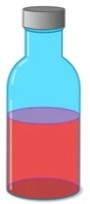
#> input picture uploads/1_2.jpg, 90 x 204 px
$ python -i app.py   (imports and definitions only)
#> lines starting #> are read from the running program, lines starting #| are printed output that depends on the picture; after the words box and inside, x2 and y2 are one past the last pixel; in counts of white or black regions, pixels touching at a corner belong together
from flask import Flask, render_template, request, redirect, url_for, send_from_directory
import cv2
import numpy as np
import os
import matplotlib.pyplot as plt

# [1 line not run here, left out]
# [1 line that did not run here, left out]

# Paths to save temporary images (ubah ke /tmp untuk Vercel)
TEMP_DIR = '/tmp/images'
UPLOAD_FOLDER = '/tmp/uploads'

# Pastikan folder sementara ada
# [5 lines not run here, left out]

# [54 lines left out: function is_clean, not called in this run]

def identify_fill_level(red_area, total_area):
    """Determine fill level based on red area's proportion of the bottle area."""
    fill_ratio = red_area / total_area

    if fill_ratio < 0.05:  # Almost no red area (empty)
        return 'Kosong'
    elif fill_ratio < 0.25:  # Small red area (1/4 filled)
        return '1/4'
    elif fill_ratio < 0.5:  # Moderate red area (1/2 filled)
        return '1/2'
    else:  # Large red area (full)
        return 'Penuh'

def segment_and_identify(image_path):
    # Load and resize the image
#> called with image_path = 'uploads/1_2.jpg'
    image = cv2.imread(image_path)
#> image is the input picture: shape (204, 90, 3); mean B, G, R 190.9, 178.8, 189.5
    image = cv2.resize(image, (90, 204))
    gray_image = cv2.cvtColor(image, cv2.COLOR_BGR2GRAY)

    # Step 1: Otsu Thresholding
    _, otsu_thresh = cv2.threshold(gray_image, 0, 255, cv2.THRESH_BINARY + cv2.THRESH_OTSU)
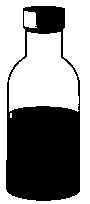
#> otsu_thresh: shape (204, 90); 57.2% white; 1 black region, box (x1, y1, x2, y2) and area: (6, 6, 80, 201) 7850
    cv2.imwrite(os.path.join(TEMP_DIR, 'otsu_thresh.png'), otsu_thresh)

    # Step 2: Canny Edge Detection
    edges = cv2.Canny(otsu_thresh, 50, 150)
#> edges: shape (204, 90); 3.7% white in thin lines or dots, all inside (x1, y1, x2, y2) = (5, 5, 81, 201)
    cv2.imwrite(os.path.join(TEMP_DIR, 'edges.png'), edges)

    # Step 3: Watershed Segmentation
    kernel = np.ones((3, 3), np.uint8)
    opening = cv2.morphologyEx(otsu_thresh, cv2.MORPH_OPEN, kernel, iterations=2)
#> opening: shape (204, 90); 57.1% white; 1 black region, box (x1, y1, x2, y2) and area: (6, 6, 80, 201) 7885
    sure_bg = cv2.dilate(opening, kernel, iterations=3)
#> sure_bg: shape (204, 90); 66.6% white; 2 black regions, box (x1, y1, x2, y2) and area: (9, 109, 77, 198) 5670, (38, 9, 62, 31) 470
    dist_transform = cv2.distanceTransform(opening, cv2.DIST_L2, 5)
    _, sure_fg = cv2.threshold(dist_transform, 0.7 * dist_transform.max(), 255, 0)
#> sure_fg: shape (204, 90) float32; 5.6% white; 3 white regions, box (x1, y1, x2, y2) and area: (28, 66, 59, 88) 415, (82, 0, 90, 56) 365, (0, 0, 6, 52) 247
    sure_fg = np.uint8(sure_fg)
    unknown = cv2.subtract(sure_bg, sure_fg)
    ret, markers = cv2.connectedComponents(sure_fg)
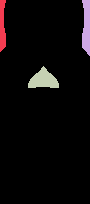
#> markers: shape (204, 90) int32; 4 distinct labels, from 0 to 3; one colour per label, 0 black
#> ret = 4
    markers = markers + 1
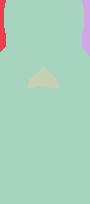
#> markers: shape (204, 90) int32; 4 distinct labels, from 1 to 4; one colour per label, 0 black
    markers[unknown == 255] = 0
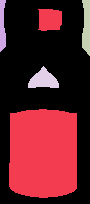
#> markers: shape (204, 90) int32; 5 distinct labels, from 0 to 4; one colour per label, 0 black
    markers = cv2.watershed(image, markers)
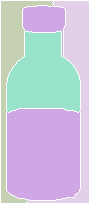
#> markers: shape (204, 90) int32; 5 distinct labels, from -1 to 4; one colour per label, 0 black, -1 white
    image[markers == -1] = [255, 0, 0]
#> image: shape (204, 90, 3); 6.57% of pixels changed, all inside (x1, y1, x2, y2) = (0, 0, 90, 204)
    cv2.imwrite(os.path.join(TEMP_DIR, 'watershed.png'), image)

    # Step 4: Detect Red Liquid Area Using HSV Masking
    hsv_image = cv2.cvtColor(image, cv2.COLOR_BGR2HSV)
#> hsv_image: shape (204, 90, 3); mean H, S, V 73.6, 106.6, 231.7
    lower_red1 = np.array([0, 100, 100])
    upper_red1 = np.array([10, 255, 255])
    lower_red2 = np.array([160, 100, 100])
    upper_red2 = np.array([180, 255, 255])

    # Combine masks for red color
    mask1 = cv2.inRange(hsv_image, lower_red1, upper_red1)
#> mask1: shape (204, 90); 18.9% white; 10 white regions (7 under 20 px), largest, box (x1, y1, x2, y2) and area: (8, 123, 79, 179) 3081, (13, 182, 70, 194) 326, (47, 193, 57, 197) 22
    mask2 = cv2.inRange(hsv_image, lower_red2, upper_red2)
#> mask2: shape (204, 90); 9.4% white; 8 white regions (4 under 20 px), largest, box (x1, y1, x2, y2) and area: (8, 125, 79, 198) 1195, (12, 120, 79, 148) 334, (8, 121, 16, 176) 119, (17, 138, 24, 144) 42
    red_mask = cv2.bitwise_or(mask1, mask2)
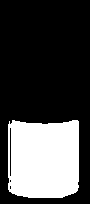
#> red_mask: shape (204, 90); 28.3% white; 1 white region, box (x1, y1, x2, y2) and area: (8, 120, 79, 198) 5193

    # Calculate the red area and total area within the bottle
    red_area = np.sum(red_mask == 255)
#> red_area = 5193
    total_area = 90 * 204  # Approximate area based on the resized image size

    # Determine fill level
    fill_level = identify_fill_level(red_area, total_area)
#> in identify_fill_level, `fill_ratio = red_area / total_area`: fill_ratio = 0.283
#> fill_level = '1/2'

    # Save the final prediction image
    final_prediction_path = os.path.join(TEMP_DIR, 'final_prediction.png')
    plt.figure(figsize=(12, 8))
    plt.subplot(2, 2, 1)
    plt.title('Otsu Thresholding')
    plt.imshow(otsu_thresh, cmap='gray')
    plt.axis('off')

    plt.subplot(2, 2, 2)
    plt.title('Canny Edge Detection')
    plt.imshow(edges, cmap='gray')
    plt.axis('off')

    plt.subplot(2, 2, 3)
    plt.title('Watershed Segmentation')
    plt.imshow(cv2.cvtColor(image, cv2.COLOR_BGR2RGB))
    plt.axis('off')

    plt.subplot(2, 2, 4)
    plt.title(f'Final Prediction: {fill_level}')
    plt.imshow(red_mask, cmap='gray')
    plt.axis('off')
    plt.savefig(final_prediction_path)
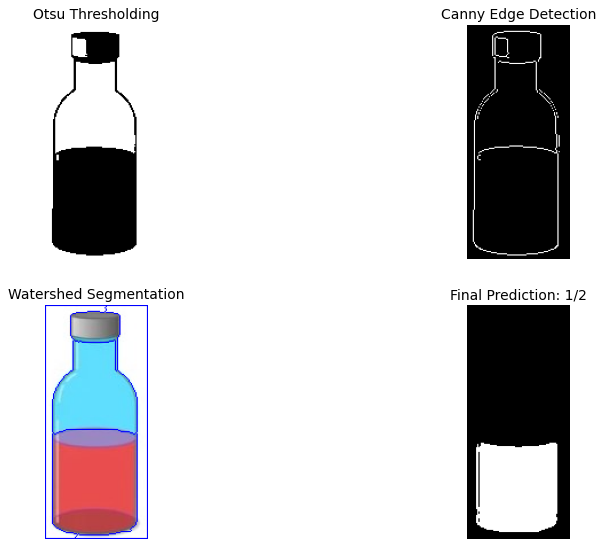
#> figure drawn by matplotlib, 4 panels
    plt.close()

    return fill_level

# [25 lines that did not run here, left out]

# [13 lines that did not run here, left out]

# [2 lines not run here, left out]

>>> result = segment_and_identify('uploads/1_2.jpg')
#> result = '1/2'

$ run again, on uploads/1_4.jpg
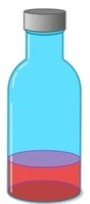
#> input picture uploads/1_4.jpg, 90 x 204 px
#> in segment_and_identify, image is the input picture: shape (204, 90, 3); mean B, G, R 217.9, 201.4, 167.9
#> in segment_and_identify, `_, otsu_thresh = cv2.threshold(gray_image, 0, 255, cv2.THRESH_BINARY +..`:
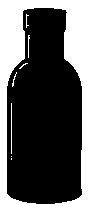
#> otsu_thresh: shape (204, 90); 33.4% white; 8 white regions (4 under 20 px), largest, box (x1, y1, x2, y2) and area: (0, 0, 90, 204) 6004, (11, 103, 12, 154) 51, (28, 35, 30, 58) 26, (12, 72, 17, 87) 20
#> edges: shape (204, 90); 4% white in thin lines or dots, all inside (x1, y1, x2, y2) = (6, 7, 82, 204)
#> opening: shape (204, 90); 32.5% white; 1 white region, box (x1, y1, x2, y2) and area: (0, 0, 90, 204) 5968
#> sure_bg: shape (204, 90); 40.7% white; 1 white region, box (x1, y1, x2, y2) and area: (0, 0, 90, 204) 7472
#> unknown: shape (204, 90); 36.9% white; 1 white region, box (x1, y1, x2, y2) and area: (0, 0, 90, 204) 6778
#> ret = 3
#> image: shape (204, 90, 3); 5.61% of pixels changed, all inside (x1, y1, x2, y2) = (0, 0, 90, 204)
#> hsv_image: shape (204, 90, 3); mean H, S, V 84.1, 104.3, 234.8
#> mask1: shape (204, 90); 4.8% white; 5 white regions (2 under 20 px), largest, box (x1, y1, x2, y2) and area: (12, 184, 64, 200) 424, (12, 166, 79, 184) 395, (63, 187, 72, 197) 48
#> mask2: shape (204, 90); 7.7% white; 4 white regions (3 under 20 px), largest, box (x1, y1, x2, y2) and area: (9, 162, 80, 201) 1402
#> red_mask: shape (204, 90); 12.5% white; 3 white regions (2 under 20 px), largest, box (x1, y1, x2, y2) and area: (9, 162, 80, 201) 2291
#> red_area = 2293
#> fill_ratio = 0.125
#> fill_level = '1/4'
#> in segment_and_identify, `plt.savefig(final_prediction_path)`:
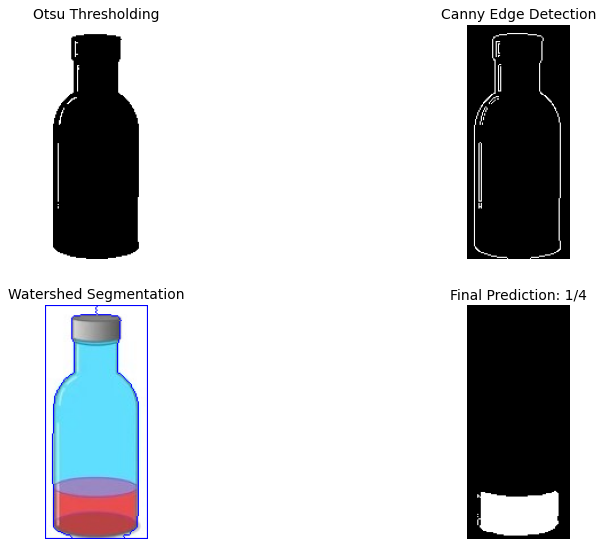
#> figure drawn by matplotlib, 4 panels
